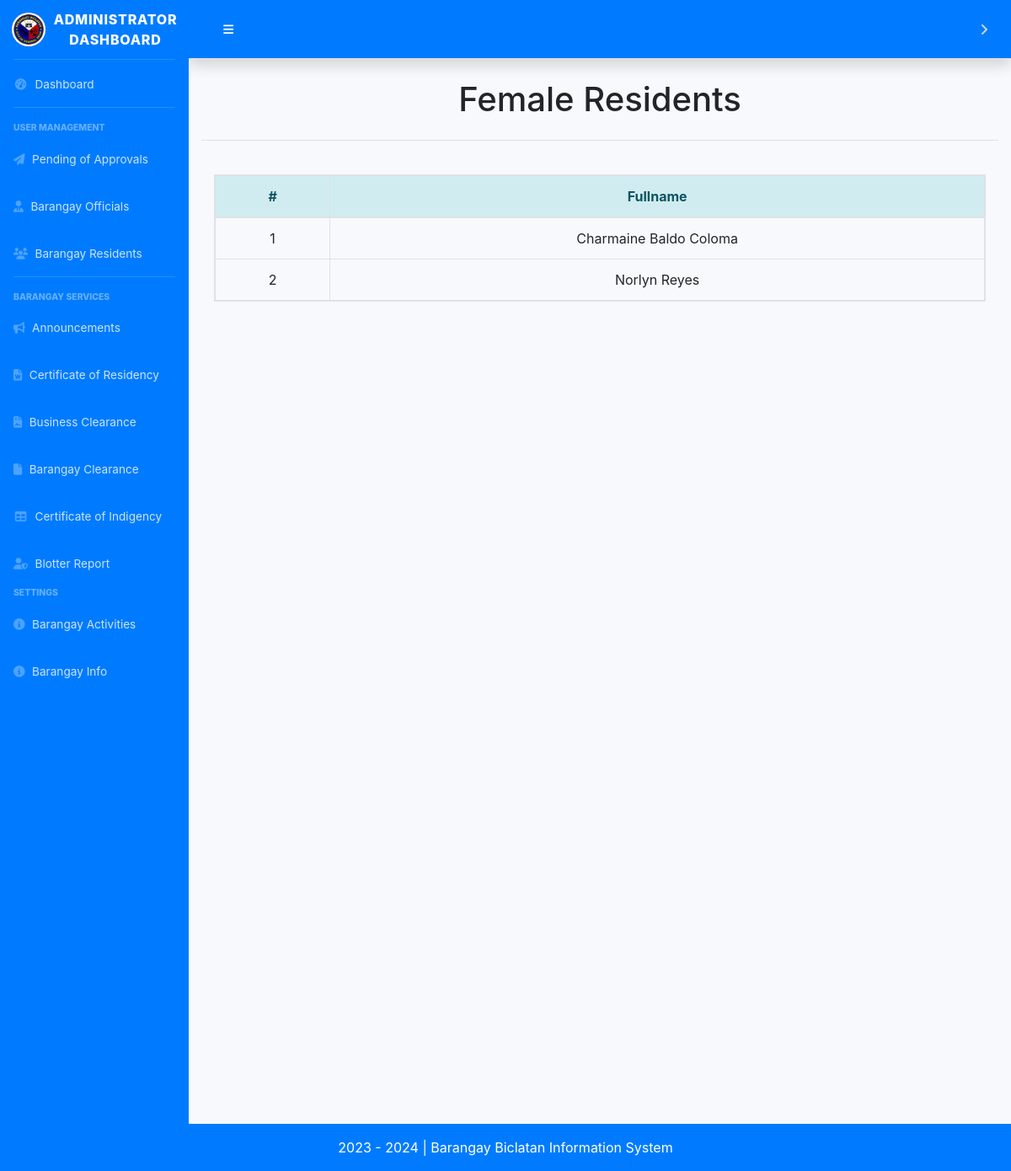
Page /admn_resident_female.php on the committed database.
### tables this page shows
CREATE TABLE `tbl_resident` (
  `id_resident` int(11) NOT NULL,
  `request_status` varchar(50) NOT NULL,
  `res_photo` mediumblob DEFAULT NULL,
  `email` varchar(255) NOT NULL,
  `password` varchar(255) NOT NULL,
  `lname` varchar(255) NOT NULL,
  `fname` varchar(255) NOT NULL,
  `mi` varchar(255) NOT NULL,
  `age` int(11) NOT NULL,
  `sex` varchar(255) NOT NULL,
  `status` varchar(255) NOT NULL,
  `houseno` varchar(255) DEFAULT NULL,
  `street` varchar(255) DEFAULT NULL,
  `brgy` varchar(255) DEFAULT NULL,
  `municipal` varchar(255) DEFAULT NULL,
  `address` varchar(255) DEFAULT NULL,
  `contact` varchar(255) NOT NULL,
  `bdate` date NOT NULL,
  `bplace` varchar(255) NOT NULL,
  `nationality` varchar(255) NOT NULL,
  `family_role` varchar(255) NOT NULL,
  `voter` varchar(255) DEFAULT NULL,
  `pwd` varchar(10) NOT NULL,
  `indigent` varchar(255) NOT NULL,
  `single_parent` varchar(255) NOT NULL,
  `malnourished` varchar(255) NOT NULL,
  `four_ps` varchar(255) NOT NULL,
  `vaccinated` varchar(255) NOT NULL,
  `pregnancy` varchar(255) NOT NULL,
  `role` varchar(255) NOT NULL,
  `addedby` varchar(255) DEFAULT NULL
);

### classes/resident.class.php (called while the page is built, shortened)
<?php
    class ResidentClass extends BMISClass {
public function view_female(){
    $connection = $this->openConn();
    $stmt = $connection->prepare("SELECT * from tbl_resident WHERE request_status = 'approved' AND sex='Female'");
    $stmt->execute();
    $view = $stmt->fetchAll();
    return $view;
}
    }
?>

### admn_resident_female.php (the view, shortened to what this page needs)
<?php
        include('classes/resident.class.php');
        $view = $residentbmis->view_female();
    ?>
    <!DOCTYPE html>
    <html lang="en">
    <head>
        <link href="vendor/fontawesome-free/css/all.min.css" rel="stylesheet" type="text/css">
        <link href="css/sb-admin-2.min.css" rel="stylesheet">
    </head>
    <body id="page-top">
        <?php
            include('dashboard_sidebar_start.php');
            ?>
        <div class="container-fluid">
            <h1 class="mb-4 text-center">Female Residents</h1>
            <hr>
            <br>
            <div class="col-md-12">
            <table class="table table-hover table-bordered text-center table-responsive">
    <thead class="alert-info">
        <tr>
            <th style="width: 200px;"> # </th>
            <th style="width: 1200px;"> Fullname </th>
        </tr>
    </thead>
    <tbody>
        <?php
        if(is_array($view)) {
            $i = 1;
            foreach($view as $row) {
        ?>
                <tr>
                    <td><?= $i ?></td>
                    <td><?= $row['fname'] . ' ' . $row['mi'] . ' ' . $row['lname'];?></td>
                </tr>
        <?php
            $i++;
            }
        }
        ?>
    </tbody>
</table>
        </div>
    </div>
    <link href="customcss/regiformstyle.css" rel="stylesheet" type="text/css">
    <link href="bootstrap/css/bootstrap.css" rel="stylesheet" type="text/css">
        <link href="bootstrap/css/bootstrap.css" rel="stylesheet" type="text/css">
<br>
<br>
<br>
<br>
<br>
<br>
<br>
<br>
<br>
    <?php
        include('dashboard_sidebar_end.php');
    ?>

### css/regiformstyle.css (style rules this page uses)
body { background-color:#fff !important; }

### dashboard_sidebar_end.php (style rules this page uses)
html, body { height: 100%; }

### rows in the picture
tbl_resident: fname "Charmaine", mi "Baldo", lname "Coloma"
tbl_resident: fname "Norlyn", lname "Reyes"
